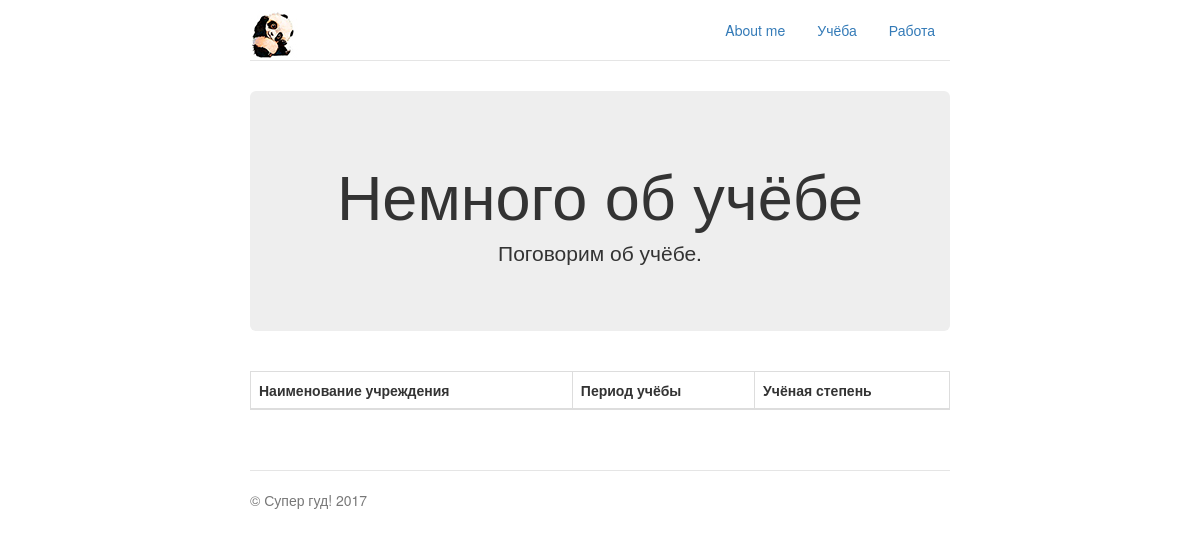
Before: /education with the older database file.
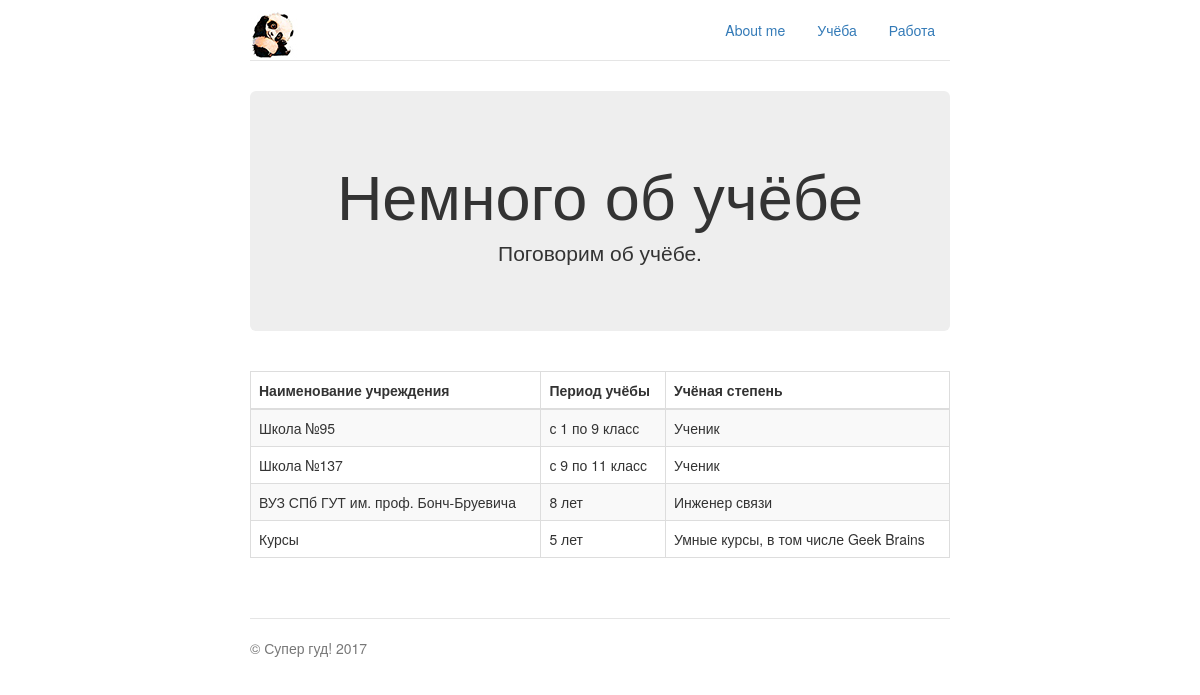
After: the same page with the newer database file.
### aboutme/models.py (models this page shows)
class Education(models.Model):
    organization = models.CharField(verbose_name='Наименование учреждения', max_length=32)
    learn_time = models.PositiveIntegerField(verbose_name='Период учёбы')
    profession = models.CharField(verbose_name='Учёная степень', max_length=32)

### aboutme/views.py (the view)
# urls.py: url(r'^education', views.education, name='education'),
def education(request):
    edu = Education.objects.all()
    return render_to_response('education.html', {'edu': edu})

### templates/education.html (shortened to what this page needs)
{% extends "base.html" %}
{% load staticfiles %}
{% block content %}
<div class="jumbotron">
    <h1>Немного об учёбе</h1>
    <p class="lead">Поговорим об учёбе.</p>
</div>
<div class="row marketing">
        <table class="table table-striped table-bordered">
        <thead>
            <tr>
                 <th>Наименование учреждения</th>
                 <th>Период учёбы</th>
                <th>Учёная степень</th>
            </tr>
        </thead>
        {% for edu in edu %}
        <tr>
            <td>{{ edu.organization }}</td>
            <td>{{ edu.learn_time }}</td>
            <td>{{ edu.profession }}</td>
        </tr>
        {% endfor %}
    </table>
</div>
{% endblock %}

Changed rows visible on the page:
added Education: organization "Школа №95", learn_time "с 1 по 9 класс", profession "Ученик"
added Education: organization "Школа №137", learn_time "с 9 по 11 класс", profession "Ученик"
added Education: organization "ВУЗ СПб ГУТ им. проф. Бонч-Бруевича", learn_time "8 лет", profession "Инженер связи"
added Education: organization "Курсы", learn_time "5 лет", profession "Умные курсы, в том числе Geek Brains"
